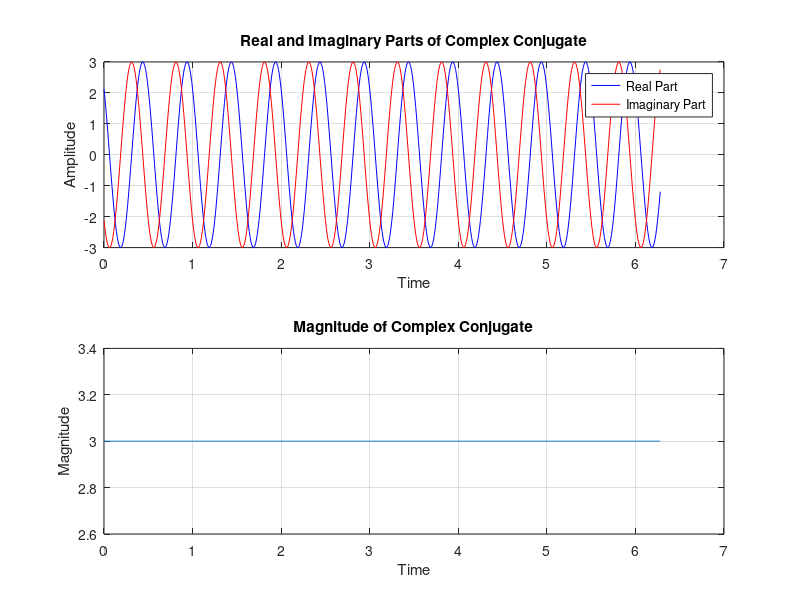

Reproduce this figure in MATLAB.
% Define the exponential signal
t = 0:0.01:2*pi; % Time vector
A = 3; % Amplitude
f = 2; % Frequency (in Hz)
phi = pi/4; % Phase (in radians)
x = A * exp(1i * (2 * pi * f * t + phi)); % Exponential signal

% Compute the complex conjugate
conj_x = conj(x);

% Plot real and imaginary parts
figure;
subplot(2,1,1);
plot(t, real(conj_x), 'b', t, imag(conj_x), 'r');
xlabel('Time');
ylabel('Amplitude');
title('Real and Imaginary Parts of Complex Conjugate');
legend('Real Part', 'Imaginary Part');
grid on;

% Plot magnitude and phase
subplot(2,1,2);
plot(t, abs(conj_x));
xlabel('Time');
ylabel('Magnitude');
title('Magnitude of Complex Conjugate');
grid on;
